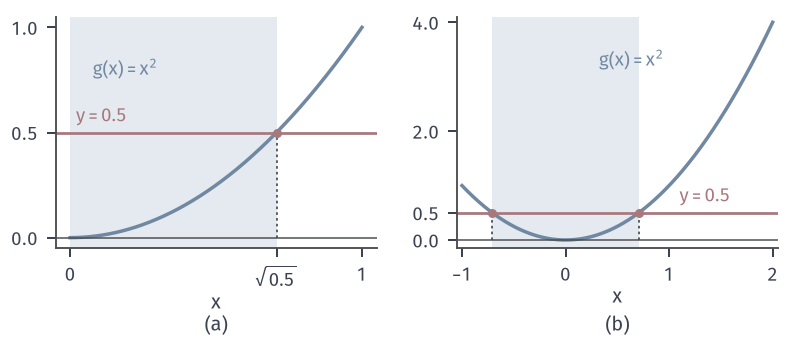

Write Python code to recreate this figure.
from pathlib import Path
import sys
HERE = Path(__file__).resolve().parent
sys.path.insert(0, str(HERE.parent/"rvt-common"))
from rvt_fig import *
# Preimage of {X^2 <= 0.5} intersected with the support (0,1) and (-1,2).
fig, axes = figure(width_mm=112, height_mm=48, ncols=2)
panel(fig, left=.07, right=.98, bottom=.27, top=.95, wspace=.25)
r = np.sqrt(.5)
for ax, (a, b) in zip(axes, [(0, 1), (-1, 2)]):
    x = np.linspace(a, b, 400)
    lo = max(a, -r)
    ax.axvspan(lo, r, color=BLUE_FILL, lw=0)
    ax.plot(x, x**2, color=BLUE, lw=1.4)
    ax.axhline(.5, color=RED, lw=1.1)
    for e in ([lo, r] if lo > a else [r]):
        ax.plot([e, e], [0, .5], color=STROKE, lw=.7, ls=DOT); dot(ax, e, .5, RED, ms=3.6)
    ax.axhline(0, color=STROKE, lw=.6)
    ax.set_xlim(a-.05, b+.05); axlab(ax, '$x$')
    lab(ax, .3 if b == 1 else .95, .8 if b == 1 else 3.3, '$g(x)=x^2$', BLUE, ha='right', va='center')
axes[0].set_ylim(-.05, 1.05); axes[0].set_xticks([0, r, 1]); axes[0].set_xticklabels(['0', '$\\sqrt{0.5}$', '1']); axes[0].set_yticks([0, .5, 1])
axes[1].set_ylim(-.15, 4.1); axes[1].set_xticks([-1, 0, 1, 2]); axes[1].set_xticklabels(['$-1$', '0', '1', '2']); axes[1].set_yticks([0, .5, 2, 4])
lab(axes[0], .02, .53, '$y=0.5$', RED, va='bottom'); lab(axes[1], 1.1, .62, '$y=0.5$', RED, va='bottom')
tags(fig, axes)
save(fig, HERE, 'figure', {'sqrt_half': r})
